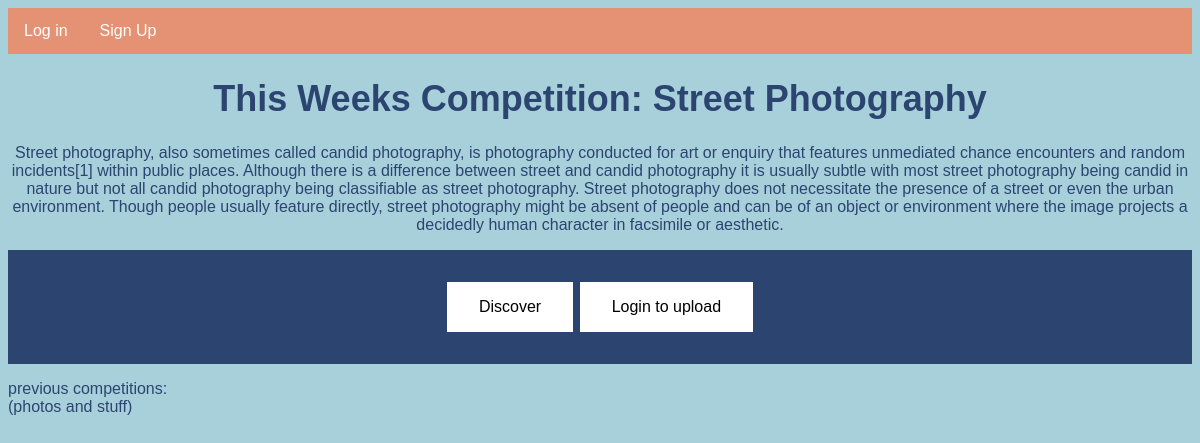
Page /Competition on the earlier database version.
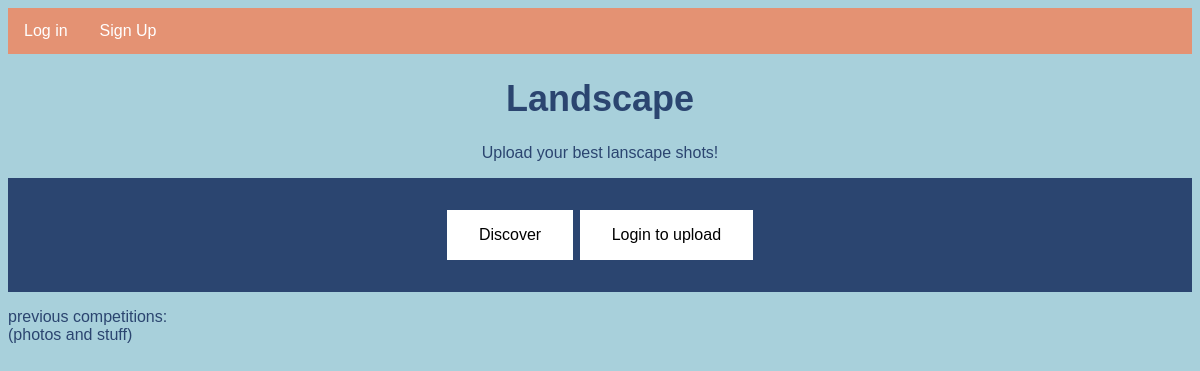
Same page on the later database version.
### model.py (models this page shows)
class Comp(Base):
	__tablename__ = 'competition'
	id = Column(Integer, primary_key=True)
	expiration_date = Column(DateTime)
	running = Column(Boolean)
	subject = Column(String(255))
	description = Column(String(255))
	photos = relationship("Photo")
	def ExpirationMechanism(self):
		if self.expiration_date>=datetime.today():
			self.running = True
		else:
			self.running = False

### webapp.py (the view)
@app.route('/Competition', methods=['POST','GET'])
def CompHome():
		competitions = session.query(Comp).all()
		for competition in competitions:
			competition.ExpirationMechanism()
			compet = session.query(Comp).filter_by(running=True).one_or_none()
			if compet is not None:
				login_session['compID'] = compet.id
				return render_template('CompetitionHomePage.html', comp=compet, comps=competitions, session= login_session)
		return 'No competition is running at the moment.'

### templates/CompetitionHomePage.html (shortened to what this page needs)
<!DOCTYPE html>
<html>
{%if 'id' in session%}
	{%extends "layout.html" %}
{%else%}
	{%extends "layout2.html"%}
{%endif%}
{%block body%}
<head>
	<link rel="stylesheet" type="text/css" href="../static/style.css">
    <center><h1>{{comp.subject}}</h1></center>
</head>
<body>
<center>
	<p>{{comp.description}}</p>
    <div class="main">
	<a class="button" href="{{url_for('Discover')}}">Discover</a>
    {%if 'id' in session%}
	<a class="button" href="{{url_for('Upload')}}">Upload your work</a>
    {%else%}
	<a class="button" href="{{url_for('login')}}">Login to upload</a>
    {%endif%}
    </div>
</center>
	<p>previous competitions:<br> (photos and stuff)</p>
	</body>
	{%endblock%}

### templates/layout2.html (shortened to what this page needs)
<!DOCTYPE html>
<html>
<head>
    <ul>
        <li> <a href="{{url_for('login')}}"> Log in </a>
        </li>
        <li>     <a href="{{url_for('SignUp')}}">Sign Up</a>
        </li>
    </ul>
</head>
<body>
{%block body%}
{%endblock%}
</body>
</html>

### static/style.css (style rules this page uses)
h1 { font-size: 36px; }
body { background: #A8D0DB; font-family: arial; color: #2B4570; }
ul { list-style-type: none; margin: 0; padding: 0; overflow: hidden; background-color: #E49273; }
li { float: left; }
li a { display: block; color: white; text-align: center; padding: 14px 16px; text-decoration: none; }
.main { background-color: #2B4570; padding: 30px; }
.button { padding: 16px 32px; text-align: center; text-decoration: none; display: inline-block; font-size: 16px; margin: 2px 1px; -webkit-transition-duration: 0.4s; }
.button { background-color: white; color: black; }

Differences in the rows shown:
changed Comp: subject "This Weeks Competition: Street Photography" → "Landscape"; description "Street photography, also sometimes called candid photography, is photography conducted for art or enquiry that features unmediated chance encounters and random incidents[1] within public places. Although there is a difference between street and candid photography it is usually subtle with most street photography being candid in nature but not all candid photography being classifiable as street photography. Street photography does not necessitate the presence of a street or even the urban environment. Though people usually feature directly, street photography might be absent of people and can be of an object or environment where the image projects a decidedly human character in facsimile or…" → "Upload your best lanscape shots!"
